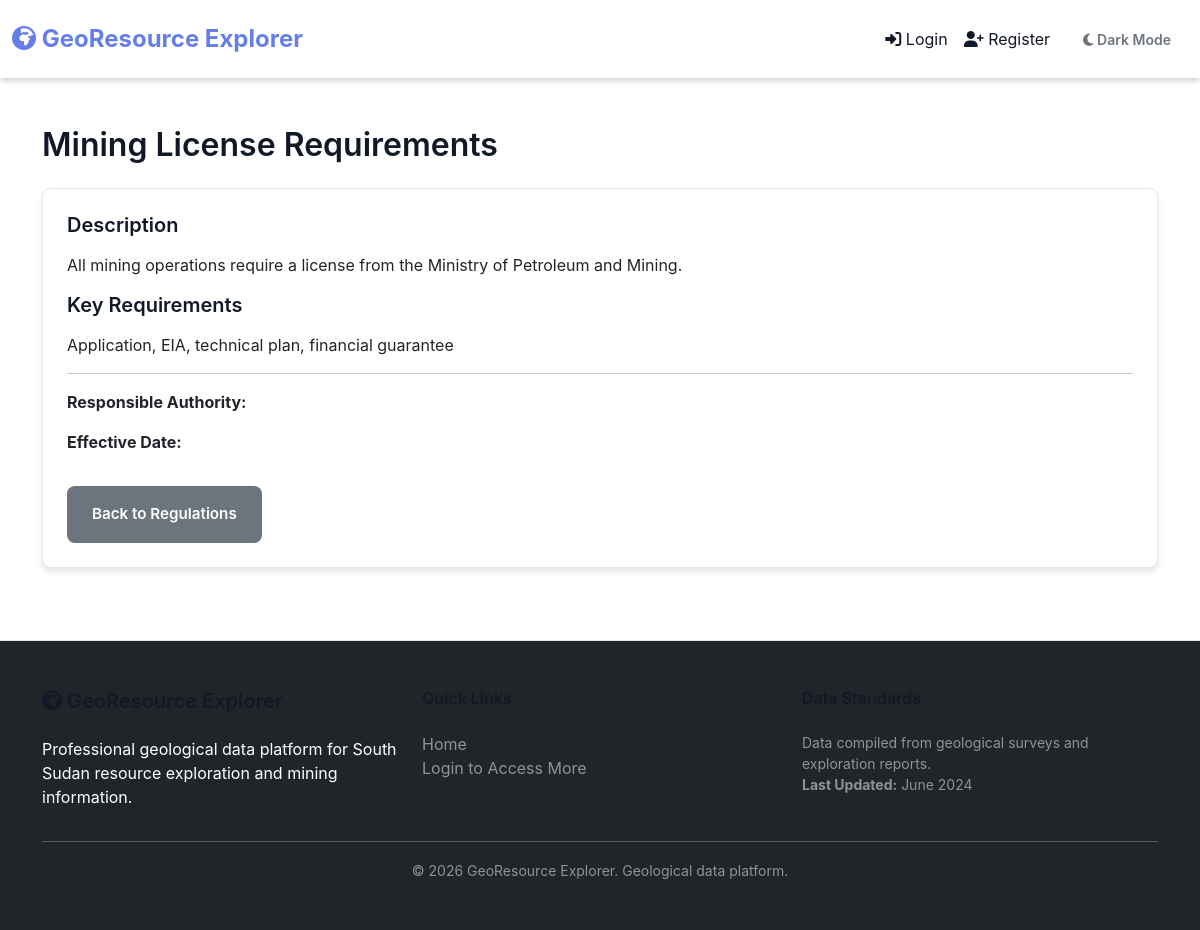
Screenshot of /regulations/1 with the database file from the repository.
### tables this page shows
CREATE TABLE ss_regulations (
            id INTEGER PRIMARY KEY AUTOINCREMENT,
            title TEXT NOT NULL,
            description TEXT,
            applicable_states TEXT,
            requirements TEXT,
            contact_authority TEXT,
            last_updated TIMESTAMP,
            document_url TEXT
        );

### app/professional.py (the view)
    @app.route("/regulations/<int:reg_id>")
    def regulation_detail(reg_id):
        db = get_db()
        reg = db.execute(
            "SELECT * FROM ss_regulations WHERE id = ?",
            (reg_id,)
        ).fetchone()
        if not reg:
            return "Regulation not found", 404
        return render_template("regulation_detail.html", regulation=reg)

### app/db.py (called while the page is built)
def get_db():
    if 'db' not in g:
        g.db = sqlite3.connect(
            DATABASE_PATH,
            check_same_thread=False,
            timeout=5.0  # 5 second timeout for database lock
        )
        g.db.row_factory = sqlite3.Row
        g.db.execute("PRAGMA foreign_keys = ON")
    return g.db

### app/utils.py (called while the page is built, shortened)
def is_admin():
    if "user_id" not in session:
        return False

### templates/regulation_detail.html (shortened to what this page needs)
{% extends "layout.html" %}
{% block content %}
<div class="container mt-4">
    <h2>{{ regulation.title }}</h2>
    <div class="card">
        <div class="card-body">
            <h5 class="mb-3">Description</h5>
            <p>{{ regulation.description }}</p>
            <h5 class="mb-3">Key Requirements</h5>
            <p>{{ regulation.requirements }}</p>
            <hr>
            <p><strong>Responsible Authority:</strong> {{ regulation.responsible_authority }}</p>
            <p><strong>Effective Date:</strong> {{ regulation.effective_date }}</p>
            <a href="/regulations" class="btn btn-secondary mt-3">Back to Regulations</a>
        </div>
    </div>
</div>
{% endblock %}

### static/style.css (style rules this page uses)
:root { --primary: #667eea; --primary-dark: #764ba2; --secondary: #17a2b8; --success: #28a745; --danger: #dc3545; --warning: #ffc107; --info: #17a2b8; --light: #f8f9fa; --dark: #343a40; --muted: #6c757d; --bg-primary: #ffffff; --bg-secondary: #f8f9fa; --bg-tertiary: #f0f2f5; --bg-gradient: linear-gradient(135deg, #667eea 0%, #764ba2 100%); --text-primary: #111827; --text-secondary: #6b7280; --text-light: #ffffff; --border-color: #e5e7eb; --border-color-light: #f3f4f6; --shadow-sm: 0 1px 2px rgba(0, 0, 0, 0.05); --shadow-md: 0 4px 6px rgba(0, 0, 0, 0.1); --shadow-lg: 0 10px 15px rgba(0, 0, 0, 0.1); --shadow-xl: 0 20px 25px rgba(0, 0, 0, 0.15); --spacing-xs: 0.25rem; --spacing-sm: 0.5rem; --spacing-md: 1rem; --spacing-lg: 1.5rem; --spacing-xl: 2rem; --spacing-2xl: 3rem; --radius-sm: 0.25rem; --radius-md: 0.375rem; --radius-lg: 0.5rem; --radius-xl: 1rem; --radius-full: 9999px; --transition-fast: 150ms ease-in-out; --transition-base: 250ms ease-in-out; --transition-slow: 350ms ease-in-out; --z-dropdown: 1000; --z-modal: 1050; --z-popover: 1060; --z-tooltip: 1070; }
* { margin: 0; padding: 0; box-sizing: border-box; }
html { font-size: 16px; scroll-behavior: smooth; }
body { font-family: -apple-system, BlinkMacSystemFont, 'Segoe UI', Roboto, 'Helvetica Neue', Arial, sans-serif; background-color: var(--bg-primary); color: var(--text-primary); line-height: 1.5; transition: background-color var(--transition-base), color var(--transition-base); }
h1, h2, h3, h4, h5, h6 { font-weight: 600; line-height: 1.2; margin-bottom: var(--spacing-lg); color: var(--text-primary); }
h2 { font-size: 2rem; }
h5 { font-size: 1.25rem; }
p { margin-bottom: var(--spacing-md); }
a { color: var(--primary); text-decoration: none; transition: color var(--transition-fast); }
.mt-3 { margin-top: var(--spacing-lg); }
.mt-4 { margin-top: var(--spacing-xl); }
.mb-3 { margin-bottom: var(--spacing-lg); }
.card { background-color: var(--bg-primary); border: 1px solid var(--border-color); border-radius: var(--radius-lg); box-shadow: var(--shadow-md); overflow: hidden; transition: box-shadow var(--transition-base), transform var(--transition-base); }
.card-body { padding: var(--spacing-lg); }
.btn { display: inline-block; padding: var(--spacing-md) var(--spacing-lg); border: 1px solid transparent; border-radius: var(--radius-lg); font-weight: 600; text-align: center; cursor: pointer; transition: all var(--transition-fast); text-decoration: none; user-select: none; font-size: 0.95rem; }
@media (min-width: 1200px) { .container { max-width: 1140px; margin: 0 auto; } }

### rows the page displays
ss_regulations: title "Mining License Requirements", description "All mining operations require a license from the Ministry of Petroleum and Mining.", requirements "Application, EIA, technical plan, financial guarantee"
